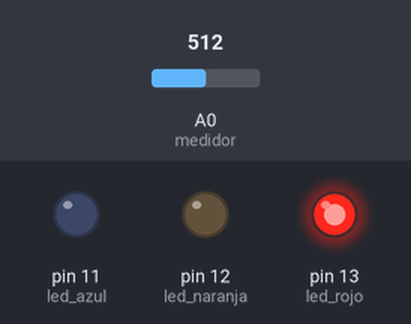
Simulated run of this sketch. Board: Arduino Uno, built with avr-gcc and run on an emulated ATmega328P. On the bench: output pins drawn as LEDs (lit = HIGH). The test bench sets the inputs (shaded band); at power-on: A0 (medidor) = 512.

Above: at 1.2 s.
1.3 s: A0 (medidor) set to 181
2.8 s: A0 (medidor) set to 161
At 4.0 s:
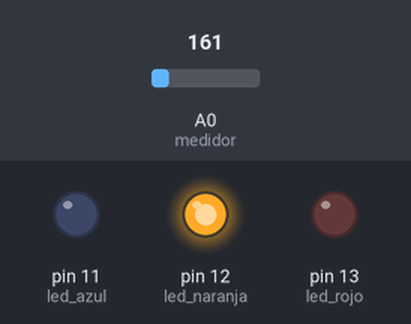
4.3 s: A0 (medidor) set to 75
5.8 s: A0 (medidor) set to 61
At 6.4 s:
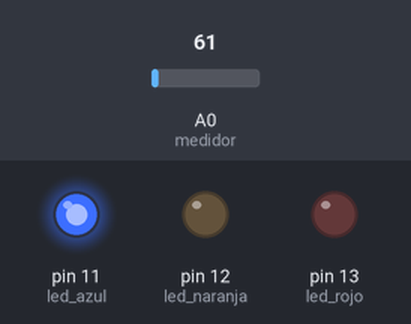
7.3 s: A0 (medidor) set to 122
At 8.5 s:
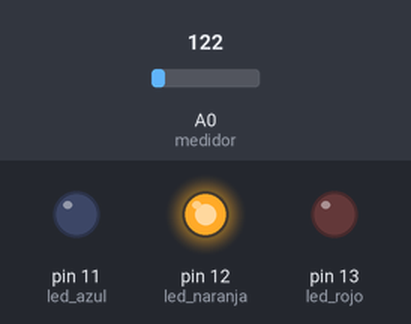
8.8 s: A0 (medidor) set to 15
At 9.8 s:
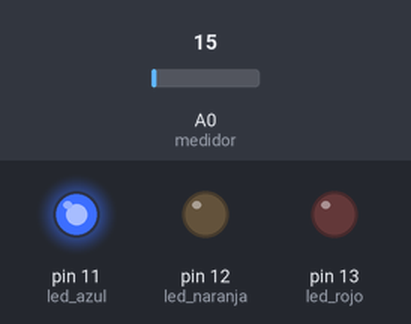
Timing chart, 0 to 11.3 s (numbered marks = the images above; inputs shaded):
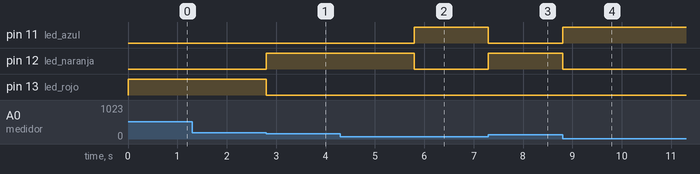

Measured:
- the behaviour switches between 171 and 170 on A0 (medidor) (found by bisection; images 0 and 1)
- the behaviour switches between 69 and 68 on A0 (medidor) (found by bisection; images 1 and 2)
- after the input at 1.3 s, every drawn part: stays the same
- after the input at 2.8 s, pin 12 (led_naranja): LOW → HIGH at once; pin 13 (led_rojo): HIGH → LOW at once
- after the input at 4.3 s, every drawn part: stays the same
- after the input at 5.8 s, pin 11 (led_azul): LOW → HIGH at once; pin 12 (led_naranja): HIGH → LOW at once
- after the input at 7.3 s, pin 11 (led_azul): HIGH → LOW at once; pin 12 (led_naranja): LOW → HIGH at once
- after the input at 8.8 s, pin 11 (led_azul): LOW → HIGH at once; pin 12 (led_naranja): HIGH → LOW at once

The sketch:

temperatura.ino
```cpp
int led_rojo = 13;
int led_naranja = 12;
int led_azul = 11;
int medidor = A0;

void setup()
{
  pinMode(led_rojo, OUTPUT);
  pinMode(led_naranja, OUTPUT);
  pinMode(led_azul, OUTPUT);
  pinMode(medidor, INPUT);
}

void loop()
{
  float temperatura = analogRead(medidor);
  float milivoltios = (temperatura / 1023)*1500;
  temperatura = milivoltios/10;

  if (temperatura < 10)
  {
    digitalWrite(led_rojo, LOW);
    digitalWrite(led_naranja, LOW);
    digitalWrite(led_azul, HIGH);
  }

  else if (temperatura > 10&& temperatura < 25)
   {
    digitalWrite(led_rojo, LOW);
    digitalWrite(led_naranja, HIGH);
    digitalWrite(led_azul, LOW);
   }
   else
   {
    digitalWrite(led_rojo, HIGH);
    digitalWrite(led_naranja, LOW);
    digitalWrite(led_azul, LOW);
   }
}
```
